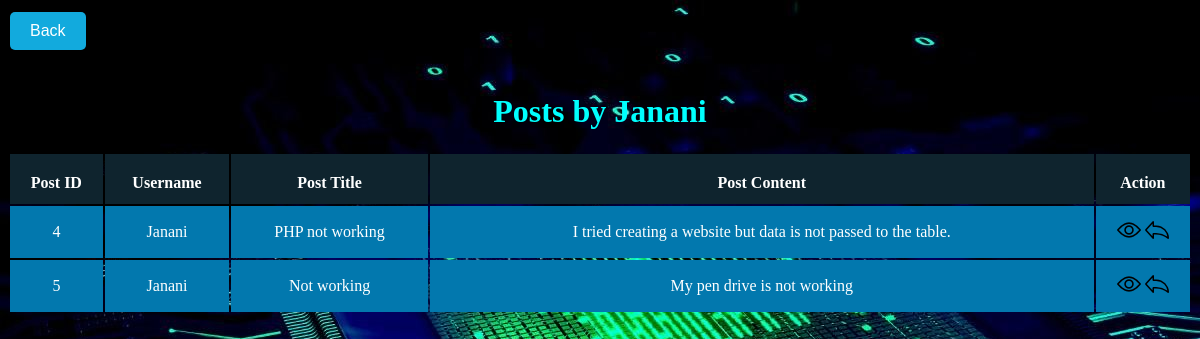
/forum/myposts.php (signed in), run on the app's committed database.
### tables this page shows
CREATE TABLE IF NOT EXISTS `posts` (
  `post_id` int(20) NOT NULL AUTO_INCREMENT,
  `post_title` varchar(60) NOT NULL,
  `post_text` varchar(5000) NOT NULL,
  `post_create_time` timestamp(6) NOT NULL DEFAULT CURRENT_TIMESTAMP(6),
  `customer_id` varchar(60) NOT NULL,
  PRIMARY KEY (`post_id`),
  KEY `forum_ibfk_1` (`customer_id`)
);

### forum/myposts.php (the view, shortened to what this page needs)
<?php
include_once '../dashboard/connect.php';
$result = mysqli_query($conn,"SELECT * FROM posts WHERE customer_id = '".$_SESSION['username']."' ");
?>
<html>
    <head>
        <link rel="stylesheet" href="forum.css">
    </head>
    <body>
    <a href="discussion.php"><button class="detail" >Back</button></a><br ><br >
        <h1>Posts by <?php echo $_SESSION["username"]; ?></h1>
        <table class="tables">
        <tr>
            <th>Post ID</th>
            <th>Username</td>
            <th>Post Title</th>
            <th>Post Content</th>
            <th>Action</th>
        </tr>
        <?php
        while($row = mysqli_fetch_array($result)) {
        ?>
        <tr>
            <td><?php echo $row["post_id"]; ?></td>
            <td><?php echo $row["customer_id"]; ?></td>
            <td><?php echo $row["post_title"]; ?></td>
            <td><?php echo $row["post_text"]; ?></td>
            <td>
            <?php echo "<a href='view.php?post_id=". $row['post_id'] ."' title='View Record'><img src='view.png'></a>"; ?>
            <?php echo "<a href='reply.php?post_id=". $row['post_id'] ."' title='Reply'><img src='reply.png'></a>"; ?>
            </td>
        </tr>
        <?php
        }
        ?>
        </table>
    </body>
</html>

### forum/forum.css (style rules this page uses)
h1 { color: aqua; text-align: center; font-family: harrington; }
body { background-image: url('../home/images/bg3.jpg'); }
button { border: none; border-radius: 5px; background-color: rgb(18, 170, 221); font-size: 16px; margin: 4px 2px; cursor: pointer; text-align: center; padding: 10px 20px; color: white; }
.tables { color: white; width: 100%; }
.tables tr td { padding-top: 12px; padding-bottom: 12px; text-align: center; background-color:#0278ae; }
.tables tr th { padding-top: 20px; padding-bottom: 12px; text-align: center; background-color:#0f242e; }

### data on the page
posts: post_id "4", customer "Janani", post_title "PHP not working", post_text "I tried creating a website but data is not passed to the table."
posts: post_id "5", customer "Janani", post_title "Not working", post_text "My pen drive is not working"

### other printed values
$_SESSION["username"] "Janani"
